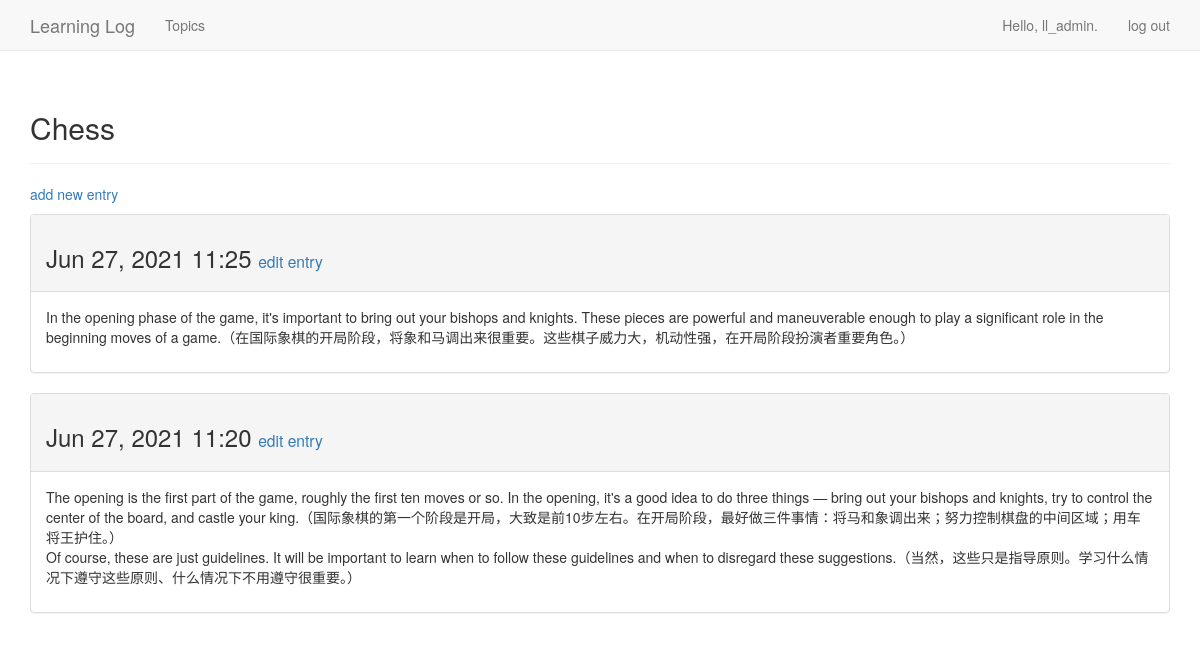
The page /topics/1/ (signed in) on the database its author committed.
### learning_logs/models.py (models this page shows, shortened)
class Topic(models.Model):
    text = models.CharField(max_length = 200)
    date_added = models.DateTimeField(auto_now_add = True)
    owner = models.ForeignKey(User, on_delete=models.CASCADE)
    def __str__(self):
        return self.text

class Entry(models.Model):
    topic = models.ForeignKey(Topic, on_delete = models.CASCADE)
    text = models.TextField()
    date_added = models.DateTimeField(auto_now_add = True)
    class Meta:
        verbose_name_plural = 'entries'

### learning_logs/views.py (the view)
# urls.py: path('topics/<topic_id>/', views.topic, name = 'topic'),
@login_required
def topic(request, topic_id):
    topic = get_object_or_404(Topic, id = topic_id)
    if topic.owner != request.user:
        raise Http404
    entries = topic.entry_set.order_by('-date_added')
    context = {'topic': topic, 'entries': entries}
    return render(request, 'learning_logs/topic.html', context)

### learning_logs/templates/learning_logs/topic.html
{% extends 'learning_logs/base.html' %}
{% block header %}
<h2>
    {{ topic }}
</h2>
{% endblock header %}
{% block content %}
<p>
    <a href="{% url 'learning_logs:new_entry' topic.id %}">add new entry</a>
</p>
{% for entry in entries %}
    <div class="panel panel-default">
        <div class="panel-heading">
            <h3>
                {{ entry.date_added|date:'M d, Y H:i' }}
                <small>
                    <a href="{% url 'learning_logs:edit_entry' entry.id %}">
                        edit entry
                    </a>
                </small>
            </h3>
        </div>
        <div class="panel-body">
            {{ entry.text|linebreaks }}
        </div>
    </div>
    {% empty %}
        There are no entries for this topic yet
    {% endfor %}
{% endblock content %}

### learning_logs/templates/learning_logs/base.html (shortened to what this page needs)
{% load bootstrap3 %}
<!DOCTYPE html>
<html lang="en">
    <head>
        {% bootstrap_css %}
    </head>
    <body>
        <nav class="navbar navbar-default navbar-static-top">
            <div class="container">
                <div class="navbar-header">
                    <a class="navbar-brand" hred="{% url 'learning_logs:index' %}">
                        Learning Log
                    </a>
                </div>
                <div id="navbar" class="navbar-collapse collapse">
                    <ul class="nav navbar-nav">
                        <li><a href="{% url 'learning_logs:topics' %}">Topics</a></li>
                    </ul>
                    <ul class="nav navbar-nav navbar-right">
                        {% if user.is_authenticated %}
                        <li><a>Hello, {{ user.username }}.</a></li>
                        <li><a href="{% url 'users:logout' %}">log out</a></li>
                        {% else %}
                        <li><a href="{% url 'users:register' %}">register</a></li>
                        <li><a href="{% url 'users:login' %}">log in</a></li>
                        {% endif %}
                    </ul>
                </div>
            </div>
        </nav>
        <div class="container">
            <div class="page-header">
                {% block header %}{% endblock header %}
            </div>
            <div>
                {% block content %}{% endblock content %}
            </div>
        </div>
    </body>
</html>

### rows shown on the page
Topic: text "Chess"
Entry: date_added "Jun 27, 2021 11:25", text "In the opening phase of the game, it's important to bring out your bishops and knights. These pieces are powerful and maneuverable enough to play a significant role in the beginning moves of a game.（在国际象棋的开局阶段，将象和马调出来很重要。这些棋子威力大，机动性强，在开局阶段扮演者重要角色。）"
Entry: date_added "Jun 27, 2021 11:20", text "The opening is the first part of the game, roughly the first ten moves or so. In the opening, it's a good idea to do three things — bring out your bishops and knights, try to control the center of the board, and castle your king.（国际象棋的第一个阶段是开局，大致是前10步左右。在开局阶段，最好做三件事情：将马和象调出来；努力控制棋盘的中间区域；用车将王护住。） Of course, these are just guidelines. It will be important to learn when to follow these guidelines and when to disregard these suggestions.（当然，这些只是指导原则。学习什么情况下遵守这些原则、什么情况下不用遵守很重要。）"

### other values the page prints
{{ user.username }} "ll_admin"
